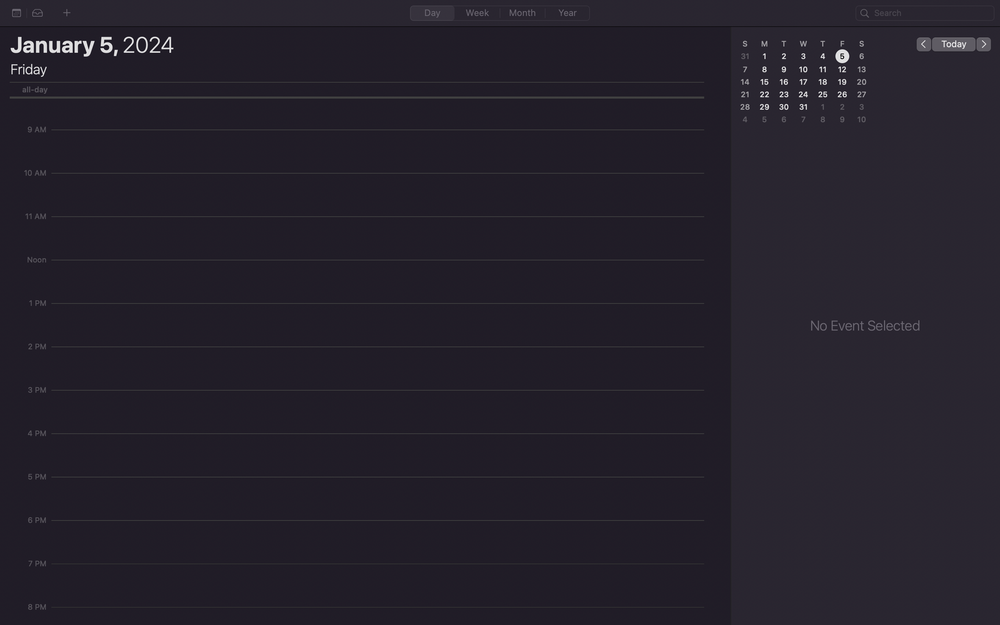
#> input picture phase2/omniact_data/data/data/desktop/calendar/screen_1.png, 1000 x 625 px, shrunk from 2880 x 1800 before the run
$ python -i som_utils.py   (imports and definitions only)
#> lines starting #> are read from the running program, lines starting #| are printed output that depends on the picture; after the words box and inside, x2 and y2 are one past the last pixel; in counts of white or black regions, pixels touching at a corner belong together
#> further down, picture is the input picture: PIL image 1000x625 RGBA; mean R, G, B, A 36.3, 32.4, 42.7, 255
import numpy as np
from PIL import Image, ImageDraw, ImageFont

def generate_som_image(image: Image.Image):
    """
    Takes a PIL Image and generates a Set-of-Mark (SoM) augmented image with numbered tags.
    Returns the marked image and a dictionary mapping tag_id -> (x_center, y_center).
    """
    marked_image = image.copy()
    draw = ImageDraw.Draw(marked_image)
    ui_map = {}

    try:
        import cv2
        open_cv_image = np.array(image.convert("RGB"))
        # Convert RGB to BGR
        open_cv_image = open_cv_image[:, :, ::-1].copy()
        gray = cv2.cvtColor(open_cv_image, cv2.COLOR_BGR2GRAY)

        # Edge detection
        edges = cv2.Canny(gray, 50, 150)
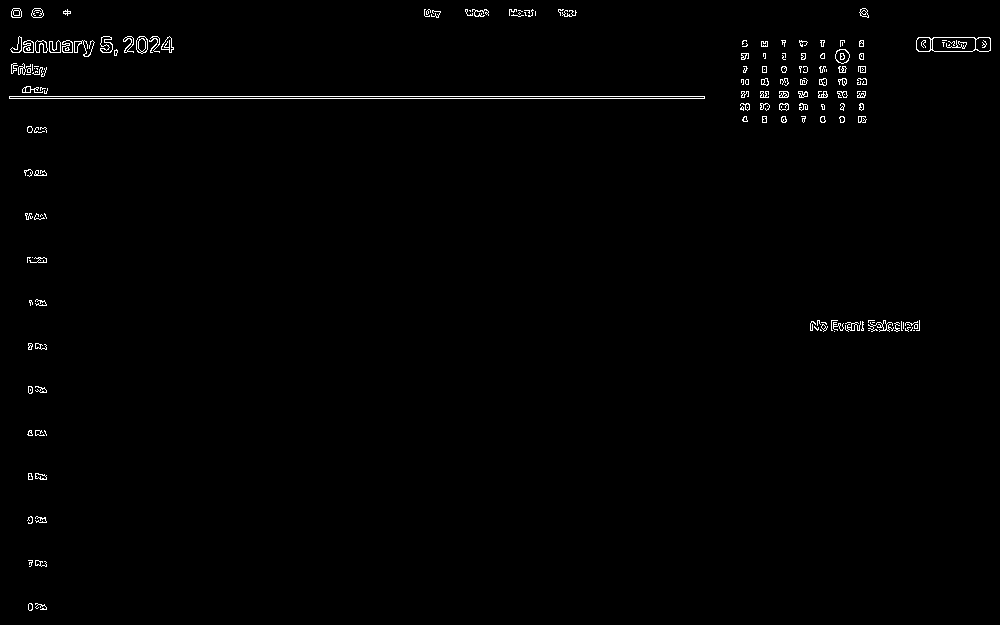
#> edges: shape (625, 1000); 0.91% white in thin lines or dots

        # Dilate to connect text and UI bounding boxes
        kernel = cv2.getStructuringElement(cv2.MORPH_RECT, (5, 5))
        dilated = cv2.dilate(edges, kernel, iterations=2)
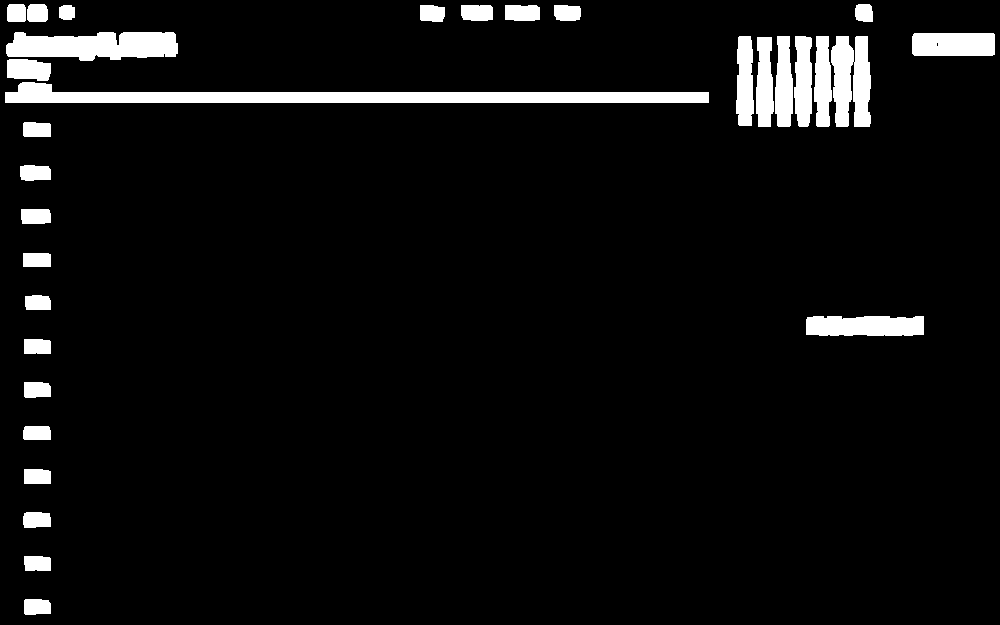
#> dilated: shape (625, 1000); 5.5% white; 31 white regions

        # Find contours
        contours, hierarchy = cv2.findContours(dilated, cv2.RETR_EXTERNAL, cv2.CHAIN_APPROX_SIMPLE)
#> contours = 31 contours; largest, box (x1, y1, x2, y2) and area: (5, 82, 709, 103) 7334, (6, 32, 178, 61) 3720, (831, 36, 871, 127) 2715, (806, 316, 924, 336) 2084, (912, 33, 995, 56) 1797

        idx = 1
        for c in contours:
            x, y, w, h = cv2.boundingRect(c)
            # Filter extremely small or extremely large boxes to avoid noise or selecting the entire screen
            if 15 < w < image.width * 0.9 and 15 < h < image.height * 0.9:
                cx, cy = x + w//2, y + h//2
                ui_map[idx] = (cx, cy)

                # Draw Box
                draw.rectangle([x, y, x+w, y+h], outline=(255, 0, 0), width=2)
                # Draw Tag background
                draw.rectangle([x-2, max(0, y-15), x+24, max(0, y-15)+15], fill=(255, 0, 0))
                # Draw Tag Text
                draw.text((x+2, max(0, y-15)), str(idx), fill=(255, 255, 255))

                idx += 1
                if idx > 300: # hard limit to prevent excessive clutter
                    break
#> this loop made 31 passes
#> (x, y, w, h, cx, cy) on passes 1, 3, 6, 8, 12, 14, 15, 16, 17, 18, 19, 20: (24, 599, 27, 16, 37, 607), (23, 512, 28, 16, 37, 520), (24, 382, 27, 16, 37, 390), (806, 316, 118, 20, 865, 326), (20, 165, 31, 16, 35, 173), (5, 82, 704, 21, 357, 92), (7, 59, 44, 22, 29, 70), (756, 37, 18, 90, 765, 82), (831, 36, 40, 91, 851, 81), (814, 36, 18, 91, 823, 81), (794, 36, 18, 91, 803, 81), (775, 36, 18, 91, 784, 81)
#> (x, y, w, h) on passes 2, 4, 5, 7, 9, 10: (24, 556, 27, 15), (24, 469, 27, 15), (23, 426, 28, 14), (24, 339, 27, 15), (25, 295, 26, 15), (23, 253, 28, 14)
#> after the loop, idx = 23; ui_map = 22 items

    except ImportError:
        # Fallback if cv2 is not available: Do not augment visually, just return empty map
        print("[Warning] OpenCV (cv2) not installed. Skipping Set-of-Mark visual augmentation.")
        return image, {}
    except Exception as e:
        print(f"[Warning] SoM Augmentation failed: {e}")
        return image, {}

    return marked_image, ui_map

>>> from PIL import Image
>>> picture = Image.open('../omniact_data/data/data/desktop/calendar/screen_1.png')
>>> result = generate_som_image(picture)

$ run again, on phase2/omniact_data/data/data/desktop/calendar/screen_2.png
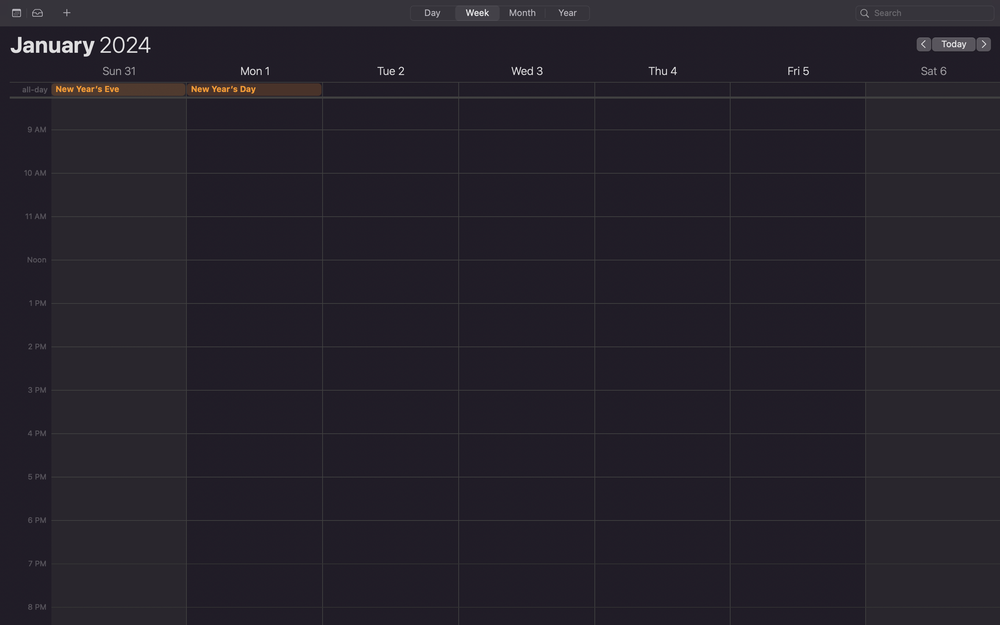
#> input picture phase2/omniact_data/data/data/desktop/calendar/screen_2.png, 1000 x 625 px, shrunk from 2880 x 1800 before the run
#> picture is the input picture: PIL image 1000x625 RGBA; mean R, G, B, A 36.9, 33.2, 42.3, 255
#> in generate_som_image, `edges = cv2.Canny(gray, 50, 150)`:
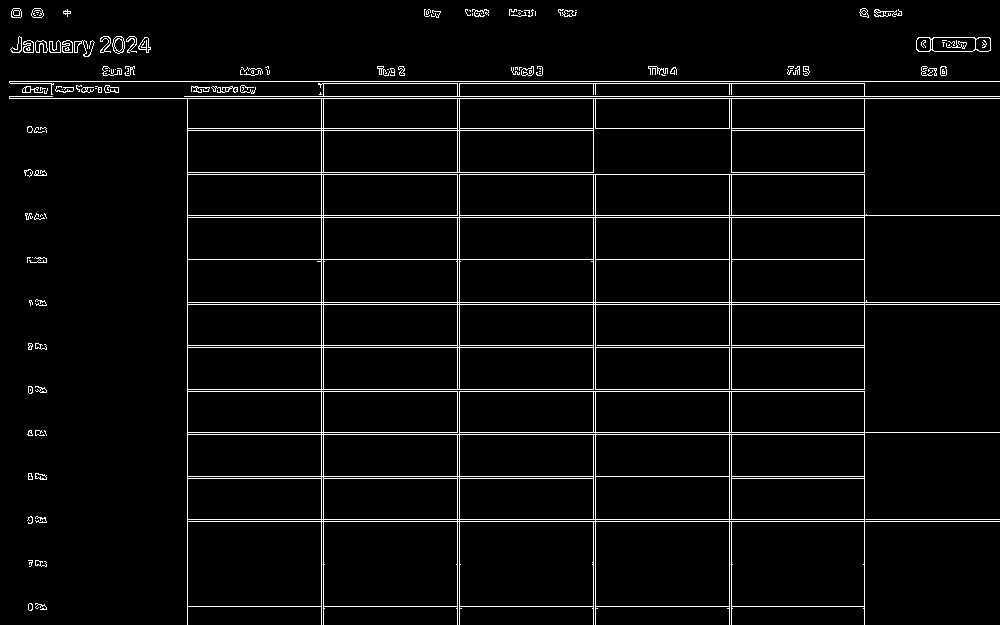
#> edges: shape (625, 1000); 4.1% white in thin lines or dots
#> in generate_som_image, `dilated = cv2.dilate(edges, kernel, iterations=2)`:
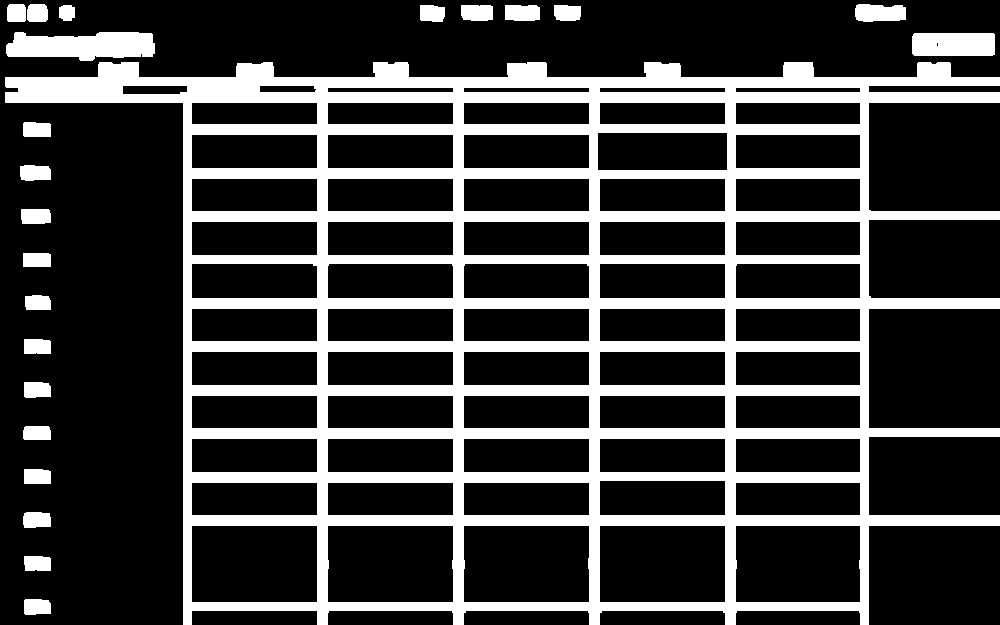
#> dilated: shape (625, 1000); 23.9% white; 23 white regions
#> contours = 23 contours; largest, box (x1, y1, x2, y2) and area: (5, 62, 1000, 625) 380985, (6, 32, 155, 61) 3187, (912, 33, 995, 56) 1797, (855, 4, 906, 22) 734, (505, 5, 540, 21) 486
#> the loop in generate_som_image, `for c in contours:` made 23 passes
#> (x, y, w, h, cx, cy) on passes 1, 3, 6, 11, 14, 15, 16, 17: (24, 599, 27, 16, 37, 607), (23, 512, 28, 16, 37, 520), (24, 382, 27, 16, 37, 390), (20, 165, 31, 16, 35, 173), (912, 33, 83, 23, 953, 44), (6, 32, 149, 29, 80, 46), (554, 5, 27, 16, 567, 13), (505, 5, 35, 16, 522, 13)
#> after the loop in generate_som_image, `for c in contours:`: idx = 15; ui_map = 14 items
